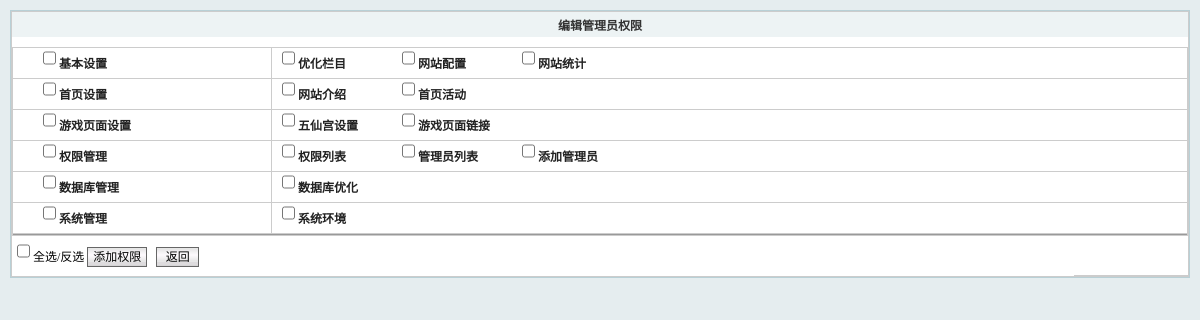
/admin/adminPowerEdit.php (signed in), run on the app's committed database.
### tables this page shows
CREATE TABLE IF NOT EXISTS `ed_admin_power` (
  `power_id` int(3) unsigned NOT NULL AUTO_INCREMENT,
  `parent_id` int(3) unsigned NOT NULL DEFAULT '0',
  `power_name_cn` varchar(20) NOT NULL DEFAULT '',
  `power_name_en` varchar(20) NOT NULL DEFAULT '',
  `power_filename` varchar(200) DEFAULT NULL,
  `stor` tinyint(5) unsigned NOT NULL DEFAULT '1',
  `isshow` tinyint(1) unsigned NOT NULL DEFAULT '1',
  `display` varchar(10) DEFAULT 'none',
  PRIMARY KEY (`power_id`)
);

### data/config.php (called while the page is built, shortened)
<?PHP
	$db_prefix	 = "ed_";

### include/Mysql.class.php (called while the page is built, shortened)
<?php
class dbmysql {
	var $link;
	function  dbconn($con_db_host,$con_db_user,$con_db_pass, $con_db_name = '',$db_charset='utf-8',$pconnect = 0) {
		if($pconnect) {
			if(!$this->link = @mysql_pconnect($con_db_host,$con_db_user,$con_db_pass)) {
				$this->get_err('Can not connect to MySQL server');
				$this->halt('Can not connect to MySQL server');
			}
		} else {
			if(!$this->link = @mysql_connect($con_db_host,$con_db_user,$con_db_pass, 1)) {
				$this->get_err('Can not connect to MySQL server');
				$this->halt('Can not connect to MySQL server');
			}
		}
	}
	function fetch_array($query, $result_type = MYSQL_ASSOC) {
		return @mysql_fetch_array($query,$result_type);
	}
	function query($sql, $type = '') {
	   $func = $type == 'UNBUFFERED' && @function_exists('mysql_unbuffered_query') ?
			'mysql_unbuffered_query' : 'mysql_query';
		if(!($query = $func($sql, $this->link))) {
			if(in_array($this->errno(), array(2006, 2013)) && substr($type, 0, 5) != 'RETRY') {
				$this->close();
				global $config_db;
				$db_settings = parse_ini_file("$config_db");
	            @extract($db_settings);
				$this->dbconn($con_db_host,$con_db_user,$con_db_pass, $con_db_name = '',$pconnect);
				$query = $this->query($sql, 'RETRY'.$type);
				if(!$query){
					$this->sql = $sql;
					$this->get_err(errno()." : ".error());
				}
			}
		}
		return $query;
	}
	function counter($table_name,$where_str="", $field_name="*")
	{
	    $where_str = trim($where_str);
	    if(strtolower(substr($where_str,0,5))!='where' && $where_str) $where_str = "WHERE ".$where_str;
	    $query = " SELECT COUNT($field_name) FROM $table_name $where_str ";
	    $result = $this->query($query);
	    $fetch_row = @mysql_fetch_row($result);
	    return $fetch_row[0];
	}
	function num_rows($query) {
		$query = @mysql_num_rows($query);
		return $query;
	}
}
?>

### admin/adminPowerEdit.php (the view, shortened to what this page needs)
<?
include_once("include/init.php");
	$ad_id = intval($_GET['id']);
	$admin_power=$db->getOne("SELECT admin_power FROM ".$db_prefix."admin WHERE admin_id = '$ad_id'");
	if(!empty($admin_power)){
		$this_ad_power = @explode(',', $admin_power);
	}else{
		$this_ad_power = array();
	}
?>
<html>
<head>
<link rel="stylesheet" href="style.css" type="text/css" />
</head>
<body>
<table width="100%"  border="0" align="center" cellpadding="0" cellspacing="1" bgcolor="#CCCCCC" class="tableBorder">
  <tr>
    <td class="EAEAF3">
   <table width="100%"  border="0" cellspacing="0" cellpadding="0">
      <tr>
        <th class="bg1" height=25>编辑管理员权限</th>
      </tr>
      <tr>
        <td height="10"></td>
        </tr>
    </table>
	<form action="?act=edit" method="post"  name="myform" onSubmit="javascript:return chkbox(myform);">
	<table width="100%" border="0" align="center" cellpadding="3" cellspacing="1" bgcolor="#CCCCCC">
     <?
		$result=$db->query("select power_name_cn,power_name_en,power_id from ".$db_prefix."admin_power where parent_id=0 and isshow=1 order by stor asc,power_id desc");
		if($db->num_rows($result)){
			while($rs = $db->fetch_array($result)){
				if (in_array($rs['power_name_en'], $this_ad_power) || $this_ad_power==array('all')){
					$is_checked='checked';
				}else{
					$is_checked='';
				}
			$powerid=$rs['power_id'];
			$num = $db->counter($db_prefix."admin_power",'parent_id='.$powerid,'power_id');
	?>
          <tr class="EAEAF3">
            <td width="22%" height="25" class="left" style="padding-left:30px; color:#222222">
			<input type="checkbox" onClick="change_power_sort(this, <?=$powerid?>,<?=$num?>)" name="parent_name[]" value="<?=$rs['power_name_en']?>" <?=$is_checked ?> class="checkbox" /> <strong><?=$rs['power_name_cn']?></strong></td>
			 <td width="" height="25" class="left" style="padding-left:10px; color:#222222">
        <?PHP
				$result2=$db->query("select power_name_cn,power_name_en,power_id from ".$db_prefix."admin_power where parent_id=$powerid and isshow=1 order by stor asc,power_id desc");
				if($db->num_rows($result2)){
					$i=1;
					while($rs2 = $db->fetch_array($result2)){
						if (in_array($rs2['power_name_en'], $this_ad_power) || $this_ad_power==array('all')){
							$is_checked='checked';
						}else{
							$is_checked='';
						}
		?>
			<span style="width:120px; float:left; text-align:left;"><input type="checkbox" id="child_id_<?=$powerid.'_'.$i?>"  name="parent_name[]" value="<?=$rs2['power_name_en']?>" <?=$is_checked ?> class="checkbox" /> <strong><?=$rs2['power_name_cn']?></strong></span>
		<?PHP
					$i++;
				}
			}
			?>
			</td></tr>
	<?PHP
		  }
	  }
	  ?>
		  <tr>
            <td height="1" colspan="20" bgcolor="#999999"></td>
          </tr>
      </table>
        <table width="100%"  border="0" cellspacing="0" cellpadding="0">
		  <tr><td class="EAEAF3 left" height="35">
		  <input type="checkbox" name="selectAll"  id="powerall" value="all" onClick="javascript:checkAll(myform);" class="checkbox" /> 全选/反选 <input type="submit" value="添加权限" name="submit"  class="button">&nbsp;&nbsp;&nbsp;<input name="back" class="button" type="button" value=" 返回 " onClick="javascript:history.back();">
		  </td>
            <td class="fengye"></td>
          </tr>
        </table>
		</form>
    </td>
  </tr>
</table>
</body>
</html>

### admin/style.css (style rules this page uses)
* { margin:0 auto; padding:0; }
body { margin:10px; FONT-SIZE: 12px; COLOR: #000000; FONT-FAMILY: "宋体"; background-color:#e5edef; scrollbar-face-color: #EAEAF2; scrollbar-highlight-color: #FFFFFF; scrollbar-shadow-color: #9395C0; scrollbar-3dlight-color: #F3F3F8; scrollbar-arrow-color: #9395C0; scrollbar-track-color: #F3F3F8; scrollbar-darkshadow-color: #F3F3F8; }
table.tableBorder { border:#b8d0d6 1px solid }
td { font-family:宋体; font-size: 12px; LINE-HEIGHT: 28px; text-align:center; }
th { background-color: #edf3f4; color:#333; font-size: 12px; font-weight:bold; height: 25px; }
input,select,Textarea { font-size: 12px; outline:0px; }
input { line-height:18px; height:20px; }
input { border:1px solid #cccccc; }
.button { background-image:url(images/bbk.gif); background-color:#ffffff; height:20px; font-size:12px; border:#666666 1px solid; padding:0px 5px; cursor:pointer; }
.EAEAF3 { background-color:#fff;height:30px }
.left { text-align:left;padding-left:5px; }
.fengye { border-bottom:#ccc 1px solid;text-align:right; padding-right:20px; height:40px; }
.checkbox { margin:0px; padding:0px; border:0; }

### data on the page
ed_admin_power: power_name_cn "基本设置"
ed_admin_power: power_name_cn "优化栏目"
ed_admin_power: power_name_cn "网站配置"
ed_admin_power: power_name_cn "网站统计"
ed_admin_power: power_name_cn "首页设置"
ed_admin_power: power_name_cn "网站介绍"
ed_admin_power: power_name_cn "首页活动"
ed_admin_power: power_name_cn "游戏页面设置"
ed_admin_power: power_name_cn "五仙宫设置"
ed_admin_power: power_name_cn "游戏页面链接"
ed_admin_power: power_name_cn "权限管理"
ed_admin_power: power_name_cn "权限列表"
ed_admin_power: power_name_cn "管理员列表"
ed_admin_power: power_name_cn "添加管理员"
ed_admin_power: power_name_cn "数据库管理"
ed_admin_power: power_name_cn "数据库优化"
ed_admin_power: power_name_cn "系统管理"
ed_admin_power: power_name_cn "系统环境"
